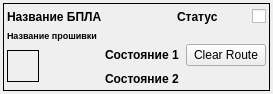
<?xml version="1.0" encoding="UTF-8"?>
<ui version="4.0">
 <class>DeviceStateWidget</class>
 <widget class="QWidget" name="DeviceStateWidget">
  <property name="geometry">
   <rect>
    <x>0</x>
    <y>0</y>
    <width>273</width>
    <height>94</height>
   </rect>
  </property>
  <property name="sizePolicy">
   <sizepolicy hsizetype="Preferred" vsizetype="Preferred">
    <horstretch>0</horstretch>
    <verstretch>0</verstretch>
   </sizepolicy>
  </property>
  <property name="windowTitle">
   <string>Form</string>
  </property>
  <property name="styleSheet">
   <string notr="true"/>
  </property>
  <layout class="QHBoxLayout" name="horizontalLayout_5">
   <property name="spacing">
    <number>0</number>
   </property>
   <property name="leftMargin">
    <number>3</number>
   </property>
   <property name="topMargin">
    <number>3</number>
   </property>
   <property name="rightMargin">
    <number>3</number>
   </property>
   <property name="bottomMargin">
    <number>3</number>
   </property>
   <item>
    <widget class="QFrame" name="frame">
     <property name="styleSheet">
      <string notr="true">c</string>
     </property>
     <property name="frameShape">
      <enum>QFrame::Box</enum>
     </property>
     <property name="frameShadow">
      <enum>QFrame::Plain</enum>
     </property>
     <layout class="QVBoxLayout" name="verticalLayout" stretch="0,0,1">
      <property name="spacing">
       <number>3</number>
      </property>
      <property name="leftMargin">
       <number>3</number>
      </property>
      <property name="topMargin">
       <number>3</number>
      </property>
      <property name="rightMargin">
       <number>3</number>
      </property>
      <property name="bottomMargin">
       <number>2</number>
      </property>
      <item>
       <layout class="QHBoxLayout" name="horizontalLayout">
        <item>
         <widget class="QLabel" name="deviceName">
          <property name="font">
           <font>
            <weight>75</weight>
            <bold>true</bold>
           </font>
          </property>
          <property name="text">
           <string>Название БПЛА</string>
          </property>
         </widget>
        </item>
        <item>
         <spacer name="horizontalSpacer">
          <property name="orientation">
           <enum>Qt::Horizontal</enum>
          </property>
          <property name="sizeHint" stdset="0">
           <size>
            <width>40</width>
            <height>20</height>
           </size>
          </property>
         </spacer>
        </item>
        <item>
         <widget class="QLabel" name="connectionState">
          <property name="sizePolicy">
           <sizepolicy hsizetype="Expanding" vsizetype="Preferred">
            <horstretch>0</horstretch>
            <verstretch>0</verstretch>
           </sizepolicy>
          </property>
          <property name="font">
           <font>
            <weight>75</weight>
            <bold>true</bold>
           </font>
          </property>
          <property name="text">
           <string>Статус</string>
          </property>
         </widget>
        </item>
        <item>
         <widget class="mcc::ui::ide::SliderCheckBox" name="activateDeviceSlider">
          <property name="text">
           <string/>
          </property>
         </widget>
        </item>
       </layout>
      </item>
      <item>
       <widget class="QLabel" name="firmwareName">
        <property name="font">
         <font>
          <pointsize>7</pointsize>
          <weight>75</weight>
          <bold>true</bold>
         </font>
        </property>
        <property name="text">
         <string>Название прошивки</string>
        </property>
       </widget>
      </item>
      <item>
       <layout class="QGridLayout" name="gridLayout">
        <item row="0" column="0" rowspan="2">
         <widget class="QLabel" name="icon">
          <property name="minimumSize">
           <size>
            <width>32</width>
            <height>32</height>
           </size>
          </property>
          <property name="maximumSize">
           <size>
            <width>32</width>
            <height>32</height>
           </size>
          </property>
          <property name="frameShape">
           <enum>QFrame::Box</enum>
          </property>
          <property name="text">
           <string/>
          </property>
          <property name="pixmap">
           <pixmap>:/resources/devicestate/features_icon_attractive.png</pixmap>
          </property>
          <property name="scaledContents">
           <bool>true</bool>
          </property>
         </widget>
        </item>
        <item row="0" column="1" rowspan="2">
         <widget class="mcc::ui::flightcontrols::NetStatisticsWidget" name="netStats" native="true">
          <property name="minimumSize">
           <size>
            <width>60</width>
            <height>40</height>
           </size>
          </property>
          <property name="maximumSize">
           <size>
            <width>60</width>
            <height>40</height>
           </size>
          </property>
         </widget>
        </item>
        <item row="0" column="2">
         <widget class="QLabel" name="state1">
          <property name="sizePolicy">
           <sizepolicy hsizetype="Expanding" vsizetype="Preferred">
            <horstretch>0</horstretch>
            <verstretch>0</verstretch>
           </sizepolicy>
          </property>
          <property name="font">
           <font>
            <weight>75</weight>
            <bold>true</bold>
           </font>
          </property>
          <property name="text">
           <string>Состояние 1</string>
          </property>
         </widget>
        </item>
        <item row="1" column="2">
         <widget class="QLabel" name="state2">
          <property name="sizePolicy">
           <sizepolicy hsizetype="Expanding" vsizetype="Preferred">
            <horstretch>0</horstretch>
            <verstretch>0</verstretch>
           </sizepolicy>
          </property>
          <property name="font">
           <font>
            <weight>75</weight>
            <bold>true</bold>
           </font>
          </property>
          <property name="text">
           <string>Состояние 2</string>
          </property>
         </widget>
        </item>
        <item row="0" column="3">
         <widget class="QPushButton" name="btnClearRoute">
          <property name="text">
           <string>Clear Route</string>
          </property>
         </widget>
        </item>
       </layout>
      </item>
     </layout>
    </widget>
   </item>
  </layout>
 </widget>
 <customwidgets>
  <customwidget>
   <class>mcc::ui::ide::SliderCheckBox</class>
   <extends>QCheckBox</extends>
   <header>mcc/ui/flightcontrols/SliderCheckBox.h</header>
  </customwidget>
  <customwidget>
   <class>mcc::ui::flightcontrols::NetStatisticsWidget</class>
   <extends>QWidget</extends>
   <header>mcc/ui/flightcontrols/NetStatisticsWidget.h</header>
   <container>1</container>
  </customwidget>
 </customwidgets>
 <resources>
  <include location="flightcontrols.qrc"/>
 </resources>
 <connections/>
</ui>
